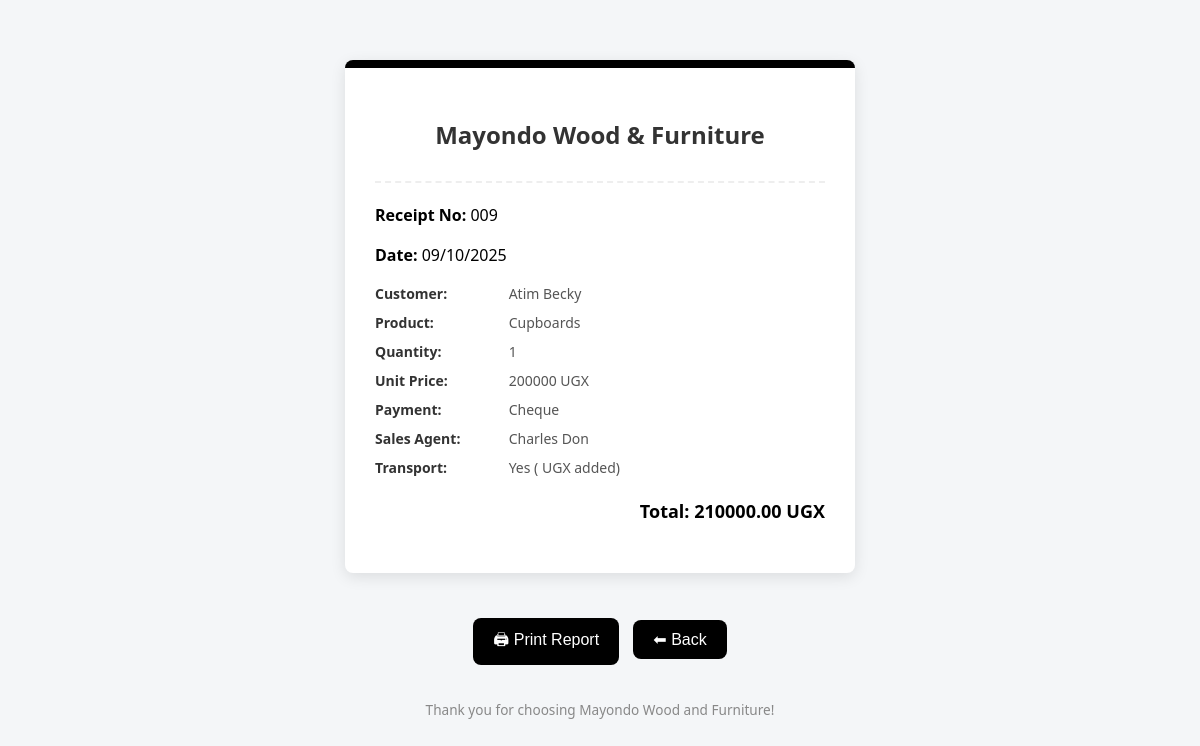
Page /salesreceipt/9/ on the committed database.
### Wood/models.py (models this page shows, shortened)
class Sales(models.Model):
    PAYMENT_CHOICES = [
        ("Cash", "Cash"),
        ("Cheque", "Cheque"),
        ("Bank overdraft", "Bank overdraft"),
    ]
    TRANSPORT_CHOICES = [
        ("Company_provision", "Company provision"),
        ("Self_provision", "Self provision"),
    ]
    customer_name = models.CharField(max_length=100)
    product = models.CharField(max_length=100)
    quantity_sold = models.IntegerField()
    payment_method = models.CharField(
        max_length=50,
        choices=PAYMENT_CHOICES,
        blank=True
    )
    transport_used = models.CharField(
        max_length=50,
        choices=TRANSPORT_CHOICES,
        blank=True
    )
    date_of_sale = models.DateField()
    product_price = models.DecimalField(max_digits=10, decimal_places=2)
    sales_agent = models.CharField(max_length=100)
    total_amount = models.DecimalField(max_digits=10, decimal_places=2)

### Wood/views.py (the view)
# urls.py: path('salesreceipt/<int:sale_id>/', views.salesreceipt, name='salesreceipt')
def salesreceipt(request, sale_id):
    sale = get_object_or_404(Sales, id=sale_id)
    return render(request, 'salesreceipt.html', {'sale': sale})

### Wood/context_processors.py (called while the page is built)
def user_role(request):
    role = getattr(request.user, 'role', None)
    return {'user_role': role}

### Wood/templates/salesreceipt.html (shortened to what this page needs)
{% load static %}
<!DOCTYPE html>
<html lang="en">
<head>
</head>
<body>
<div class="receipt-box">
  <div class="receipt-header">
    <h2>Mayondo Wood & Furniture</h2>
  </div>
  <p><strong>Receipt No:</strong> {{ sale.id|stringformat:"03d" }}</p>
  <p><strong>Date:</strong> {{ sale.date_of_sale|date:"d/m/Y" }}</p>
  <div class="details">
    <p><strong>Customer:</strong> {{ sale.customer_name }}</p>
    <p><strong>Product:</strong> {{ sale.product }}</p>
    <p><strong>Quantity:</strong> {{ sale.quantity_sold }}</p>
    <p><strong>Unit Price:</strong> {{ sale.product_price|floatformat:0 }} UGX</p>
    <p><strong>Payment:</strong> {{ sale.payment_method }}</p>
    <p><strong>Sales Agent:</strong> {{ sale.sales_agent }}</p>
    <p><strong>Transport:</strong> {% if sale.transport_used %}Yes ({{ sale.transport_fee|floatformat:2 }} UGX added){% else %}No{% endif %}</p>
  </div>
  <p class="total">Total: {{ sale.total_amount|floatformat:2 }} UGX</p>
</div>
<div class="btn-container">
  <button onclick="printReport()" class="print-btn">🖨 Print Report</button>
  <a href="{% url 'sales_list' %}">
    <button class="back-btn">⬅ Back</button>
  </a>
</div>
<div class="footer">
  <p>Thank you for choosing Mayondo Wood and Furniture!</p>
</div>
</body>
</html>

### Wood/templates/salesreceipt.html (style rules this page uses)
body { font-family: 'Segoe UI', Tahoma, Geneva, Verdana, sans-serif; background: #f4f6f8; margin: 0; padding: 20px; }
.receipt-box { background: #fff; border-radius: 8px; padding: 30px; max-width: 450px; margin: 40px auto; box-shadow: 0 4px 15px rgba(0, 0, 0, 0.1); border-top: 8px solid black; }
h2 { text-align: center; font-size: 24px; color: #333; margin-bottom: 20px; }
.details p { margin: 8px 0; font-size: 14px; color: #555; }
.details strong { display: inline-block; width: 130px; color: #333; }
.total { font-size: 18px; font-weight: bold; text-align: right; margin-top: 20px; color: black; }
.footer { text-align: center; margin-top: 30px; font-size: 0.85rem; color: #888; }
.receipt-header { border-bottom: 2px dashed #eee; padding-bottom: 10px; margin-bottom: 20px; }
.receipt-box p { line-height: 1.5; }
.btn-container { text-align: center; margin-top: 20px; }
.print-btn, .back-btn { padding: 10px 20px; background: black; color: white; border: none; border-radius: 8px; cursor: pointer; font-size: 16px; margin: 5px; transition: background 0.3s ease; }

### rows in the picture
Sales: id "009", date_of_sale "09/10/2025", customer_name "Atim Becky", product "Cupboards", quantity_sold "1", product_price "200000", payment_method "Cheque", sales_agent "Charles Don", total_amount "210000.00"
